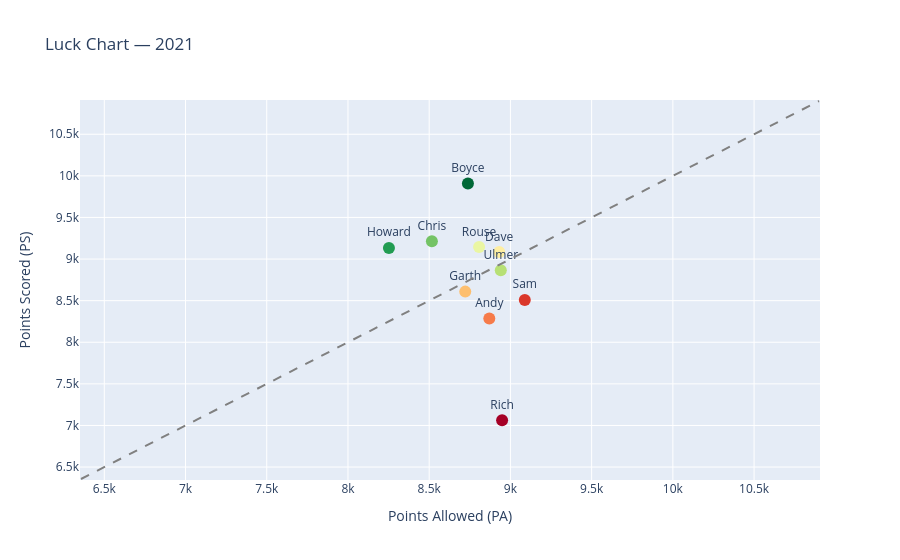

The notebook cell this image was saved under:
### Code cell
#3 — Points For vs. Points Against (Luck Scatter)

# In standings_line.py or a new page
import plotly.graph_objects as go

s = pd.read_csv("data/standings_data.csv")
s = s[s.manager.notnull()]

selected_year = 2021
# Filter to final week of selected season
final = s[s['season'] == selected_year]
final = final[final['week'] == final['week'].max()]

ref = final[['points_for', 'points_against']].max().max() * 1.1
origin = final[['points_for', 'points_against']].min().min() * 0.9

fig = px.scatter(
    final, x='points_against', y='points_for',
    text='manager', color='standings_rank',
    color_continuous_scale='RdYlGn_r',
    labels={'points_for': 'Points Scored (PS)', 'points_against': 'Points Allowed (PA)'},
    title=f"Luck Chart — {selected_year}"
)
# Diagonal = perfectly even PS/PA
fig.add_shape(type='line', x0=origin, y0=origin, x1=ref, y1=ref,
              line=dict(color='gray', dash='dash'))
fig.update_traces(textposition='top center', marker=dict(size=12))
fig.update_coloraxes(showscale=False)
fig.show()
#st.plotly_chart(fig, use_container_width=True)
### should color code this by playoffs - top 4; middle 4; bottom 2

### Figure 1 — Plotly figure (JSON) as saved in the notebook; plotly's stock layout.template omitted (floating-point values rounded to 4 significant figures)
{"data": [{"hovertemplate": "Points Allowed (PA)=%{x}<br>Points Scored (PS)=%{y}<br>manager=%{text}<br>standings_rank=%{marker.color}<extra></extra>", "legendgroup": "", "marker": {"color": [1, 2, 3, 4, 5, 6, 7, 8, 9, 10], "coloraxis": "coloraxis", "size": 12, "symbol": "circle"}, "mode": "markers+text", "name": "", "orientation": "v", "showlegend": false, "text": ["Boyce", "Howard", "Chris", "Ulmer", "Rouse", "Dave", "Garth", "Andy", "Sam", "Rich"], "textposition": "top center", "type": "scatter", "x": [8739.0, 8252.0, 8517.0, 8941.0, 8807.0, 8931.0, 8722.0, 8870.0, 9089.0, 8949.0], "xaxis": "x", "y": [9909.0, 9134.0, 9215.0, 8865.0, 9145.0, 9084.0, 8609.0, 8285.0, 8508.0, 7063.0], "yaxis": "y"}], "layout": {"coloraxis": {"colorbar": {"title": {"text": "standings_rank"}}, "colorscale": [[0, "rgb(0,104,55)"], [0.1, "rgb(26,152,80)"], [0.2, "rgb(102,189,99)"], [0.3, "rgb(166,217,106)"], [0.4, "rgb(217,239,139)"], [0.5, "rgb(255,255,191)"], [0.6, "rgb(254,224,139)"], [0.7, "rgb(253,174,97)"], [0.8, "rgb(244,109,67)"], [0.9, "rgb(215,48,39)"], [1, "rgb(165,0,38)"]], "showscale": false}, "legend": {"tracegroupgap": 0}, "shapes": [{"line": {"color": "gray", "dash": "dash"}, "type": "line", "x0": 6357.0, "x1": 10900.0, "y0": 6357.0, "y1": 10900.0}], "title": {"text": "Luck Chart — 2021"}, "xaxis": {"anchor": "y", "domain": [0, 1], "title": {"text": "Points Allowed (PA)"}}, "yaxis": {"anchor": "x", "domain": [0, 1], "title": {"text": "Points Scored (PS)"}}}}
